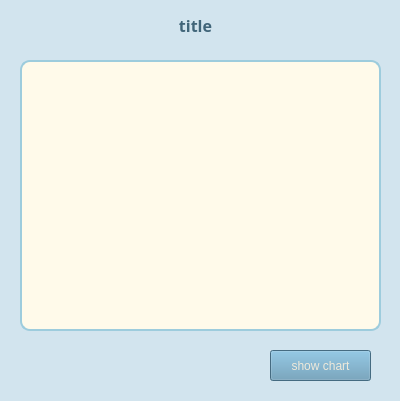
<?xml version="1.0" encoding="UTF-8"?>
<ui version="4.0">
 <class>CppAnalysisWidget</class>
 <widget class="QWidget" name="CppAnalysisWidget">
  <property name="geometry">
   <rect>
    <x>0</x>
    <y>0</y>
    <width>400</width>
    <height>401</height>
   </rect>
  </property>
  <property name="windowTitle">
   <string>Form</string>
  </property>
  <property name="windowIcon">
   <iconset resource="image.qrc">
    <normaloff>:/icon/picture/statistics.png</normaloff>:/icon/picture/statistics.png</iconset>
  </property>
  <property name="styleSheet">
   <string notr="true">background-color:rgb(210, 228, 238);
color:rgb(65, 101, 121);</string>
  </property>
  <widget class="QPlainTextEdit" name="outputtext">
   <property name="geometry">
    <rect>
     <x>20</x>
     <y>60</y>
     <width>361</width>
     <height>271</height>
    </rect>
   </property>
   <property name="font">
    <font>
     <family>Cascadia Code</family>
     <pointsize>10</pointsize>
    </font>
   </property>
   <property name="styleSheet">
    <string notr="true">background-color:rgb(255, 250, 234);
border-radius: 10px;
border:2px solid rgb(157, 204, 221);
color:black;</string>
   </property>
   <property name="readOnly">
    <bool>true</bool>
   </property>
  </widget>
  <widget class="QLabel" name="titlelabel">
   <property name="geometry">
    <rect>
     <x>30</x>
     <y>10</y>
     <width>331</width>
     <height>31</height>
    </rect>
   </property>
   <property name="font">
    <font>
     <family>Segoe UI Black</family>
     <pointsize>12</pointsize>
     <bold>true</bold>
    </font>
   </property>
   <property name="text">
    <string>&lt;html&gt;&lt;head/&gt;&lt;body&gt;&lt;p align=&quot;center&quot;&gt;title&lt;/p&gt;&lt;/body&gt;&lt;/html&gt;</string>
   </property>
   <property name="alignment">
    <set>Qt::AlignCenter</set>
   </property>
  </widget>
  <widget class="QPushButton" name="showchartbutton">
   <property name="geometry">
    <rect>
     <x>270</x>
     <y>350</y>
     <width>101</width>
     <height>31</height>
    </rect>
   </property>
   <property name="styleSheet">
    <string notr="true">background-color:#6096B4;
color:#EEE9DA;</string>
   </property>
   <property name="text">
    <string>show chart</string>
   </property>
  </widget>
 </widget>
 <resources>
  <include location="image.qrc"/>
 </resources>
 <connections/>
</ui>
